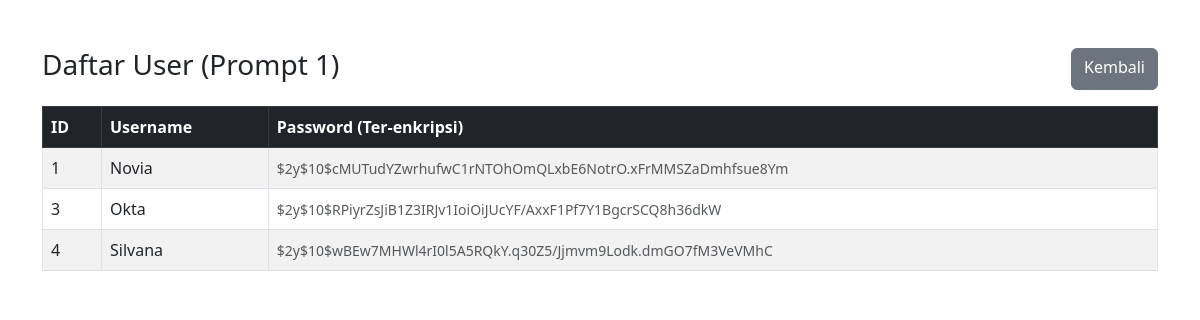
The app's page /admin/infoUser.php (signed in) with its own data.
### tables this page shows
CREATE TABLE `users` (
  `id` int(11) NOT NULL,
  `username` varchar(50) NOT NULL,
  `password` varchar(255) NOT NULL
);

### admin/infoUser.php (the view, shortened to what this page needs)
<?php
include '../config/config.php';
$query_user = mysqli_query($conn, "SELECT * FROM users");
?>
<!DOCTYPE html>
<html>
<head>
    <link href="https://cdn.jsdelivr.net/npm/bootstrap@5.3.0/dist/css/bootstrap.min.css" rel="stylesheet">
</head>
<body>
    <div class="container mt-5">
        <div class="d-flex justify-content-between mb-3">
            <h3>Daftar User (Prompt 1)</h3>
            <a href="dashboard.php" class="btn btn-secondary">Kembali</a>
        </div>
        <table class="table table-bordered table-striped">
            <thead class="table-dark">
                <tr>
                    <th>ID</th>
                    <th>Username</th>
                    <th>Password (Ter-enkripsi)</th>
                </tr>
            </thead>
            <tbody>
                <?php while($row = mysqli_fetch_assoc($query_user)) : ?>
                <tr>
                    <td><?= $row['id']; ?></td>
                    <td><?= $row['username']; ?></td>
                    <td><small class="text-muted"><?= $row['password']; ?></small></td>
                </tr>
                <?php endwhile; ?>
            </tbody>
        </table>
    </div>
</body>
</html>

### records on screen
users: id "1", username "Novia", password "$2y$10$cMUTudYZwrhufwC1rNTOhOmQLxbE6NotrO.xFrMMSZaDmhfsue8Ym"
users: id "3", username "Okta", password "$2y$10$RPiyrZsJiB1Z3IRJv1IoiOiJUcYF/AxxF1Pf7Y1BgcrSCQ8h36dkW"
users: id "4", username "Silvana", password "$2y$10$wBEw7MHWl4rI0l5A5RQkY.q30Z5/Jjmvm9Lodk.dmGO7fM3VeVMhC"
